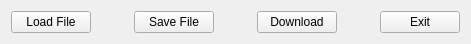
  <widget class="QWidget" name="layoutWidget_23">
   <property name="geometry">
    <rect>
     <x>20</x>
     <y>500</y>
     <width>471</width>
     <height>29</height>
    </rect>
   </property>
   <layout class="QHBoxLayout" name="horizontalLayout">
    <item>
     <widget class="QPushButton" name="buttonLoadFile">
      <property name="text">
       <string>Load File</string>
      </property>
     </widget>
    </item>
    <item>
     <spacer name="horizontalSpacer">
      <property name="orientation">
       <enum>Qt::Horizontal</enum>
      </property>
      <property name="sizeHint" stdset="0">
       <size>
        <width>40</width>
        <height>20</height>
       </size>
      </property>
     </spacer>
    </item>
    <item>
     <widget class="QPushButton" name="buttonSaveFile">
      <property name="text">
       <string>Save File</string>
      </property>
     </widget>
    </item>
    <item>
     <spacer name="horizontalSpacer_2">
      <property name="orientation">
       <enum>Qt::Horizontal</enum>
      </property>
      <property name="sizeHint" stdset="0">
       <size>
        <width>40</width>
        <height>20</height>
       </size>
      </property>
     </spacer>
    </item>
    <item>
     <widget class="QPushButton" name="buttonDownload">
      <property name="text">
       <string>Download</string>
      </property>
     </widget>
    </item>
    <item>
     <spacer name="horizontalSpacer_3">
      <property name="orientation">
       <enum>Qt::Horizontal</enum>
      </property>
      <property name="sizeHint" stdset="0">
       <size>
        <width>40</width>
        <height>20</height>
       </size>
      </property>
     </spacer>
    </item>
    <item>
     <widget class="QPushButton" name="buttonCancel">
      <property name="text">
       <string>Exit</string>
      </property>
     </widget>
    </item>
   </layout>
  </widget>
